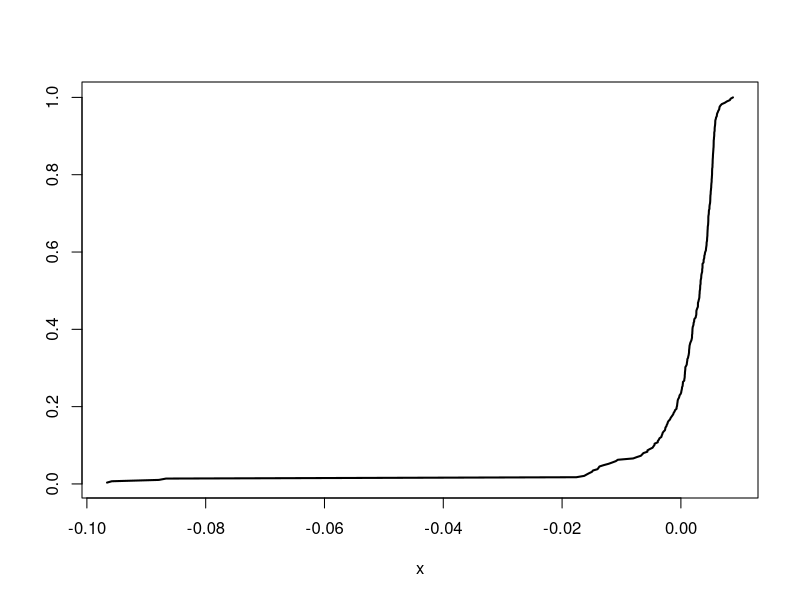
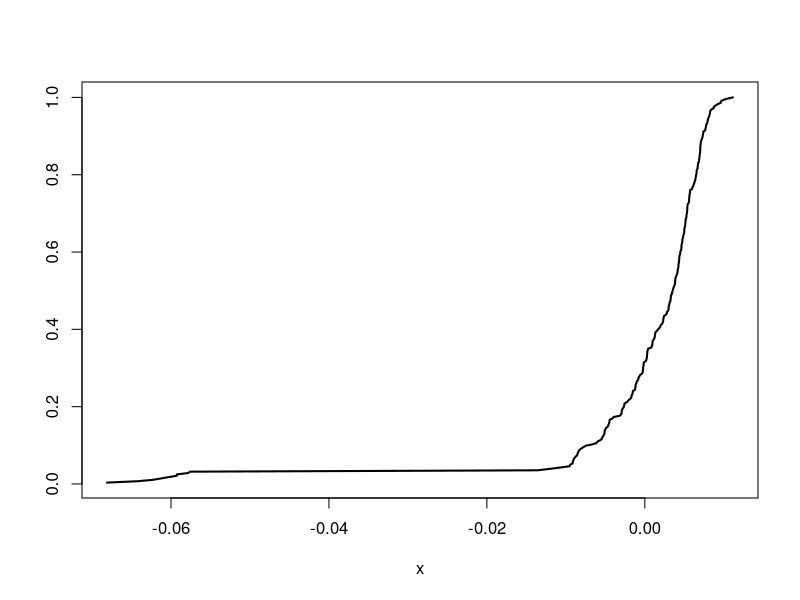

Write R code to recreate these figures, in order.
## ---- chunk 1
knitr::opts_knit$set(root.dir = 'C:/Users/neide/Documents/GitHub/BEwebinar/Data')
## ---- chunk 2
ndc <- read.table("Nondefcap.dat")
ndc <- ts(ndc[,2],start=c(1992,3),frequency=12,names= "NewOrders")
ndc.diff <- diff(ndc)
n <- length(ndc.diff)
gamma.hat <- acf(ndc.diff,lag=n-1,type="covariance",plot=FALSE)$acf[,,1]
ndc.acf1 <- gamma.hat[2]
## ---- chunk 3
b.sub <- 5
q.sub <- floor(n-b.sub+1)
sub.edf <- NULL
for(i in 1:q.sub)
{
	sub.ndc <- ndc.diff[i:(i+b.sub-1)]
	gamma.sub <- acf(sub.ndc,lag=b.sub-1,type="covariance",plot=FALSE)$acf[,,1]
	sub.edf <- c(sub.edf,sqrt(b.sub)*(gamma.sub[2]-ndc.acf1))
}
sub.edf <- sort(sub.edf)
interval <- c(sub.edf[floor(.025*q.sub)],sub.edf[floor(.975*q.sub)])
## ---- chunk 4
plot(sub.edf,seq(1,q.sub)/q.sub,type="l",xlab="x",ylab="",lwd=2)
## ---- chunk 5
b.sub <- 10
q.sub <- floor(n-b.sub+1)
sub.edf <- NULL
for(i in 1:q.sub)
{
	sub.ndc <- ndc.diff[i:(i+b.sub-1)]
	gamma.sub <- acf(sub.ndc,lag=b.sub-1,type="covariance",plot=FALSE)$acf[,,1]
	sub.edf <- c(sub.edf,sqrt(b.sub)*(gamma.sub[2]-ndc.acf1))
}
sub.edf <- sort(sub.edf)
interval <- c(sub.edf[floor(.025*q.sub)],sub.edf[floor(.975*q.sub)])
## ---- chunk 6
plot(sub.edf,seq(1,q.sub)/q.sub,type="l",xlab="x",ylab="",lwd=2)
